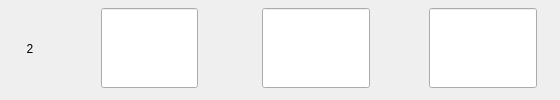
                  <widget class="QWidget" name="widget_15" native="true">
                   <property name="styleSheet">
                    <string notr="true">#widget_15
{
	border: none;
	border-bottom: 1px solid #00ff00;
}</string>
                   </property>
                   <layout class="QHBoxLayout" name="horizontalLayout_10" stretch="0,1,1,1">
                    <property name="spacing">
                     <number>12</number>
                    </property>
                    <property name="leftMargin">
                     <number>0</number>
                    </property>
                    <property name="topMargin">
                     <number>0</number>
                    </property>
                    <property name="rightMargin">
                     <number>0</number>
                    </property>
                    <property name="bottomMargin">
                     <number>3</number>
                    </property>
                    <item>
                     <widget class="QLabel" name="label_26">
                      <property name="minimumSize">
                       <size>
                        <width>60</width>
                        <height>0</height>
                       </size>
                      </property>
                      <property name="maximumSize">
                       <size>
                        <width>60</width>
                        <height>16777215</height>
                       </size>
                      </property>
                      <property name="text">
                       <string>2</string>
                      </property>
                      <property name="alignment">
                       <set>Qt::AlignCenter</set>
                      </property>
                     </widget>
                    </item>
                    <item>
                     <widget class="QWidget" name="widget_16" native="true">
                      <layout class="QHBoxLayout" name="horizontalLayout_11">
                       <property name="spacing">
                        <number>0</number>
                       </property>
                       <property name="leftMargin">
                        <number>0</number>
                       </property>
                       <property name="topMargin">
                        <number>0</number>
                       </property>
                       <property name="rightMargin">
                        <number>0</number>
                       </property>
                       <property name="bottomMargin">
                        <number>0</number>
                       </property>
                       <item>
                        <spacer name="horizontalSpacer_9">
                         <property name="orientation">
                          <enum>Qt::Horizontal</enum>
                         </property>
                         <property name="sizeHint" stdset="0">
                          <size>
                           <width>40</width>
                           <height>20</height>
                          </size>
                         </property>
                        </spacer>
                       </item>
                       <item>
                        <widget class="QLineEdit" name="lblHCD2">
                         <property name="sizePolicy">
                          <sizepolicy hsizetype="Expanding" vsizetype="Preferred">
                           <horstretch>0</horstretch>
                           <verstretch>0</verstretch>
                          </sizepolicy>
                         </property>
                         <property name="maximumSize">
                          <size>
                           <width>200</width>
                           <height>80</height>
                          </size>
                         </property>
                         <property name="alignment">
                          <set>Qt::AlignCenter</set>
                         </property>
                        </widget>
                       </item>
                       <item>
                        <spacer name="horizontalSpacer_10">
                         <property name="orientation">
                          <enum>Qt::Horizontal</enum>
                         </property>
                         <property name="sizeHint" stdset="0">
                          <size>
                           <width>40</width>
                           <height>20</height>
                          </size>
                         </property>
                        </spacer>
                       </item>
                      </layout>
                     </widget>
                    </item>
                    <item>
                     <widget class="QWidget" name="widget_17" native="true">
                      <layout class="QHBoxLayout" name="horizontalLayout_12">
                       <property name="spacing">
                        <number>0</number>
                       </property>
                       <property name="leftMargin">
                        <number>0</number>
                       </property>
                       <property name="topMargin">
                        <number>0</number>
                       </property>
                       <property name="rightMargin">
                        <number>0</number>
                       </property>
                       <property name="bottomMargin">
                        <number>0</number>
                       </property>
                       <item>
                        <spacer name="horizontalSpacer_11">
                         <property name="orientation">
                          <enum>Qt::Horizontal</enum>
                         </property>
                         <property name="sizeHint" stdset="0">
                          <size>
                           <width>15</width>
                           <height>20</height>
                          </size>
                         </property>
                        </spacer>
                       </item>
                       <item>
                        <widget class="QLineEdit" name="lblFreq2">
                         <property name="sizePolicy">
                          <sizepolicy hsizetype="Expanding" vsizetype="Preferred">
                           <horstretch>0</horstretch>
                           <verstretch>0</verstretch>
                          </sizepolicy>
                         </property>
                         <property name="maximumSize">
                          <size>
                           <width>200</width>
                           <height>80</height>
                          </size>
                         </property>
                         <property name="alignment">
                          <set>Qt::AlignCenter</set>
                         </property>
                        </widget>
                       </item>
                       <item>
                        <spacer name="horizontalSpacer_12">
                         <property name="orientation">
                          <enum>Qt::Horizontal</enum>
                         </property>
                         <property name="sizeHint" stdset="0">
                          <size>
                           <width>15</width>
                           <height>20</height>
                          </size>
                         </property>
                        </spacer>
                       </item>
                      </layout>
                     </widget>
                    </item>
                    <item>
                     <widget class="QWidget" name="widget_18" native="true">
                      <layout class="QHBoxLayout" name="horizontalLayout_13">
                       <property name="spacing">
                        <number>0</number>
                       </property>
                       <property name="leftMargin">
                        <number>0</number>
                       </property>
                       <property name="topMargin">
                        <number>0</number>
                       </property>
                       <property name="rightMargin">
                        <number>0</number>
                       </property>
                       <property name="bottomMargin">
                        <number>0</number>
                       </property>
                       <item>
                        <spacer name="horizontalSpacer_13">
                         <property name="orientation">
                          <enum>Qt::Horizontal</enum>
                         </property>
                         <property name="sizeHint" stdset="0">
                          <size>
                           <width>15</width>
                           <height>20</height>
                          </size>
                         </property>
                        </spacer>
                       </item>
                       <item>
                        <widget class="QLineEdit" name="lblDelay2">
                         <property name="sizePolicy">
                          <sizepolicy hsizetype="Expanding" vsizetype="Preferred">
                           <horstretch>0</horstretch>
                           <verstretch>0</verstretch>
                          </sizepolicy>
                         </property>
                         <property name="maximumSize">
                          <size>
                           <width>200</width>
                           <height>80</height>
                          </size>
                         </property>
                         <property name="alignment">
                          <set>Qt::AlignCenter</set>
                         </property>
                        </widget>
                       </item>
                       <item>
                        <spacer name="horizontalSpacer_14">
                         <property name="orientation">
                          <enum>Qt::Horizontal</enum>
                         </property>
                         <property name="sizeHint" stdset="0">
                          <size>
                           <width>15</width>
                           <height>20</height>
                          </size>
                         </property>
                        </spacer>
                       </item>
                      </layout>
                     </widget>
                    </item>
                   </layout>
                  </widget>
